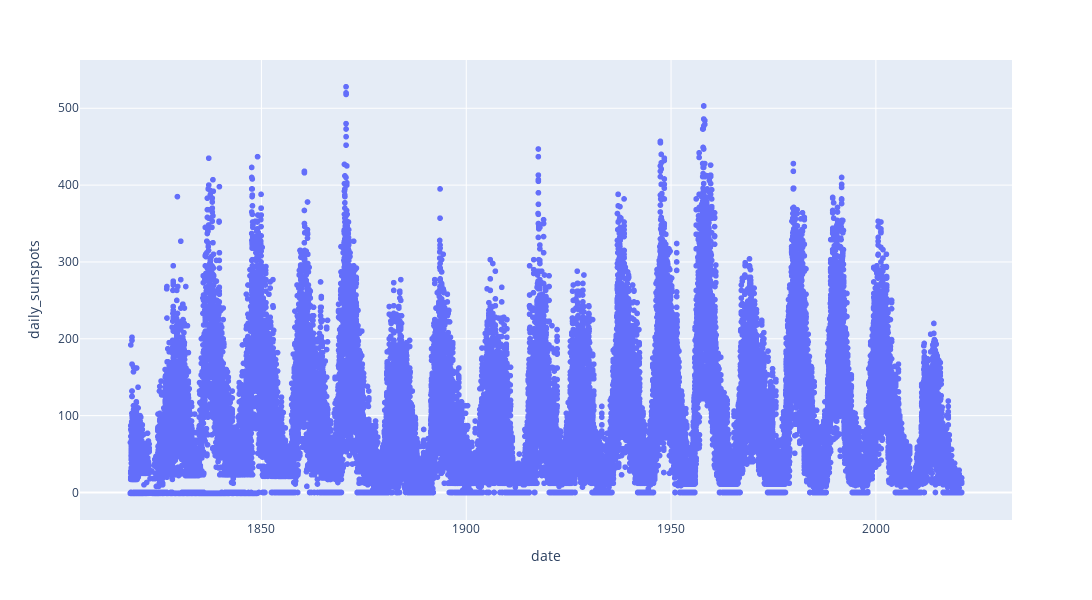

Here is the notebook cell this chart was saved with:
### Code cell
fig = px.scatter(sunspot, x='date', y='daily_sunspots',width=1200, height=600)
fig.show()

### Figure 1 — Plotly figure (JSON) as saved in the notebook; plotly's stock layout.template omitted (floating-point values rounded to 4 significant figures; data arrays with more than 128 entries replaced by an {"elided": "..."} marker saying what was removed)
{"data": [{"hovertemplate": "date=%{x}<br>daily_sunspots=%{y}<extra></extra>", "legendgroup": "", "marker": {"color": "#636efa", "symbol": "circle"}, "mode": "markers", "name": "", "showlegend": false, "type": "scattergl", "x": {"elided": "73900 str values"}, "xaxis": "x", "y": {"elided": "73900 int values"}, "yaxis": "y"}], "layout": {"height": 600, "legend": {"tracegroupgap": 0}, "margin": {"t": 60}, "width": 1200, "xaxis": {"anchor": "y", "domain": [0, 1], "title": {"text": "date"}}, "yaxis": {"anchor": "x", "domain": [0, 1], "title": {"text": "daily_sunspots"}}}}
